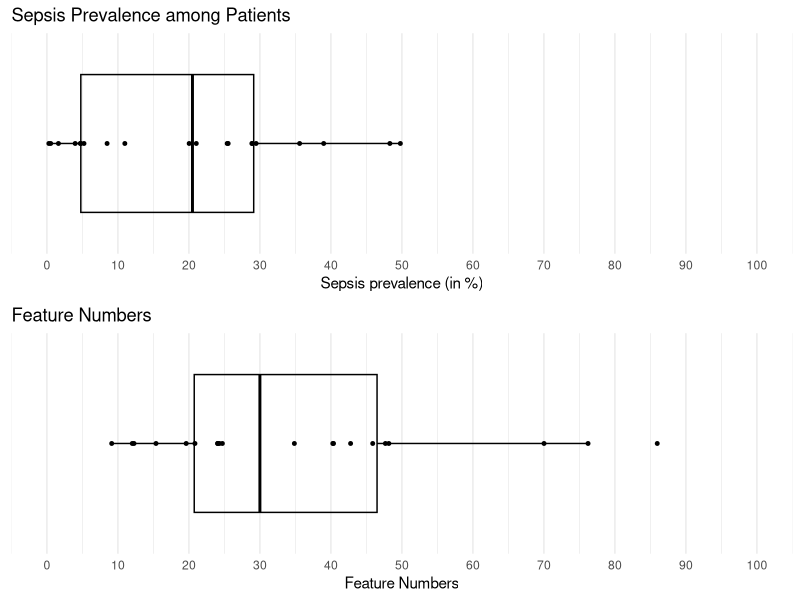

This chart was generated by the following R code:
library(ggplot2)
library(gridExtra)

sepsis_prevalence <- c(48.3, NA, 25.5, 29.5, 8.5, 5.2, 50.0, 0.3, 29.0, 1.6, 4.8, 21.0, 9.7, 0.9, 25.4, NA, 39.0, 20.0, 0.5, 28.9, 49.8, 3.5, 4.0, 35.6, 4.7, 11.0)
sample_size <- c(1887, 52229, 3100, 178843, 2318, 180000, 4000, 537837, 1400, 41678, 370051, 8296, 49560, 133707, 31591, 468, 698, 375, 35074, 1840, 1663, 1059386, 8274, 1572, 13598, 2484)
variable_numbers <- c(43, 30, 86, 48, 20, 40, NA, 46, 24, 9, 40, 35, NA, NA, 24, 14, 12, 70, 76, 48, 24, NA, 25, 12, 15, 21)

data <- data.frame(
  Sepsis_Prevalence = sepsis_prevalence,
  Sample_Size = sample_size,
  Variable_Numbers = variable_numbers
)

data <- na.omit(data)

p1 <- ggplot(data, aes(x = Sepsis_Prevalence, y = "")) +
  geom_boxplot(outlier.shape = NA, fill = NA, color = "black") +
  geom_point(position = position_jitter(height = 0), size = 1, color = "black") +
  theme_minimal() +
  labs(title = "Sepsis Prevalence among Patients", x = "Sepsis prevalence (in %)", y = "") +
  theme(
    axis.title.y = element_blank(),
    axis.text.y = element_blank(),
    axis.ticks.y = element_blank(),
    panel.grid.major.y = element_blank(),
    panel.grid.minor.y = element_blank()
  ) +
  scale_x_continuous(breaks = seq(0, 100, by = 10), limits = c(0, 100))

p2 <- ggplot(data, aes(x = Variable_Numbers, y = "")) +
  geom_boxplot(outlier.shape = NA, fill = NA, color = "black") +
  geom_point(position = position_jitter(height = 0), size = 1, color = "black") +
  theme_minimal() +
  labs(title = "Feature Numbers", x = "Feature Numbers", y = "") +
  theme(
    axis.title.y = element_blank(),
    axis.text.y = element_blank(),
    axis.ticks.y = element_blank(),
    panel.grid.major.y = element_blank(),
    panel.grid.minor.y = element_blank()
  ) +
  scale_x_continuous(breaks = seq(0, 100, by = 10), limits = c(0, 100))

grid.arrange(p1, p2, ncol = 1)
